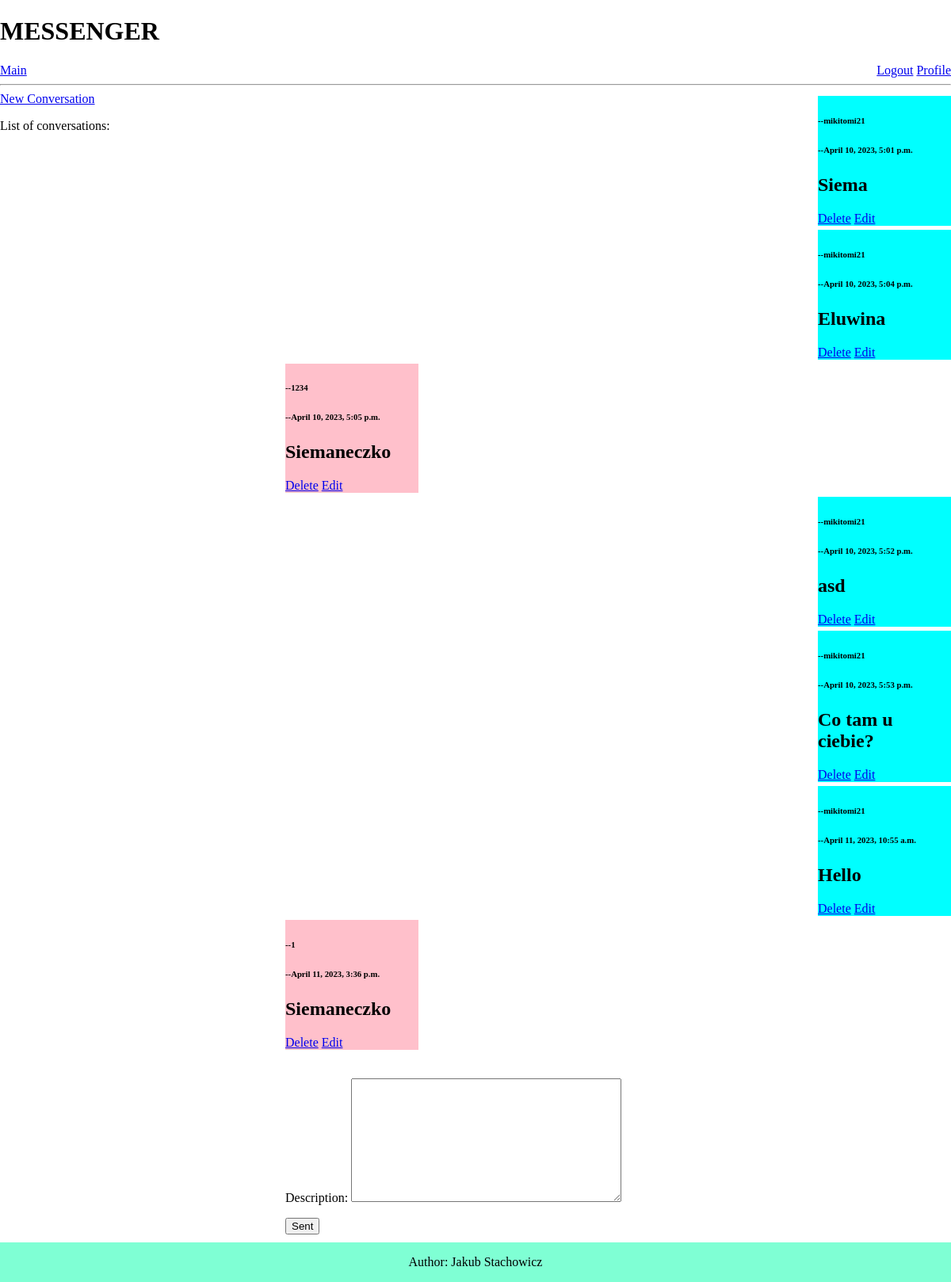
The page /chat/ (signed in) on the database as committed earlier.
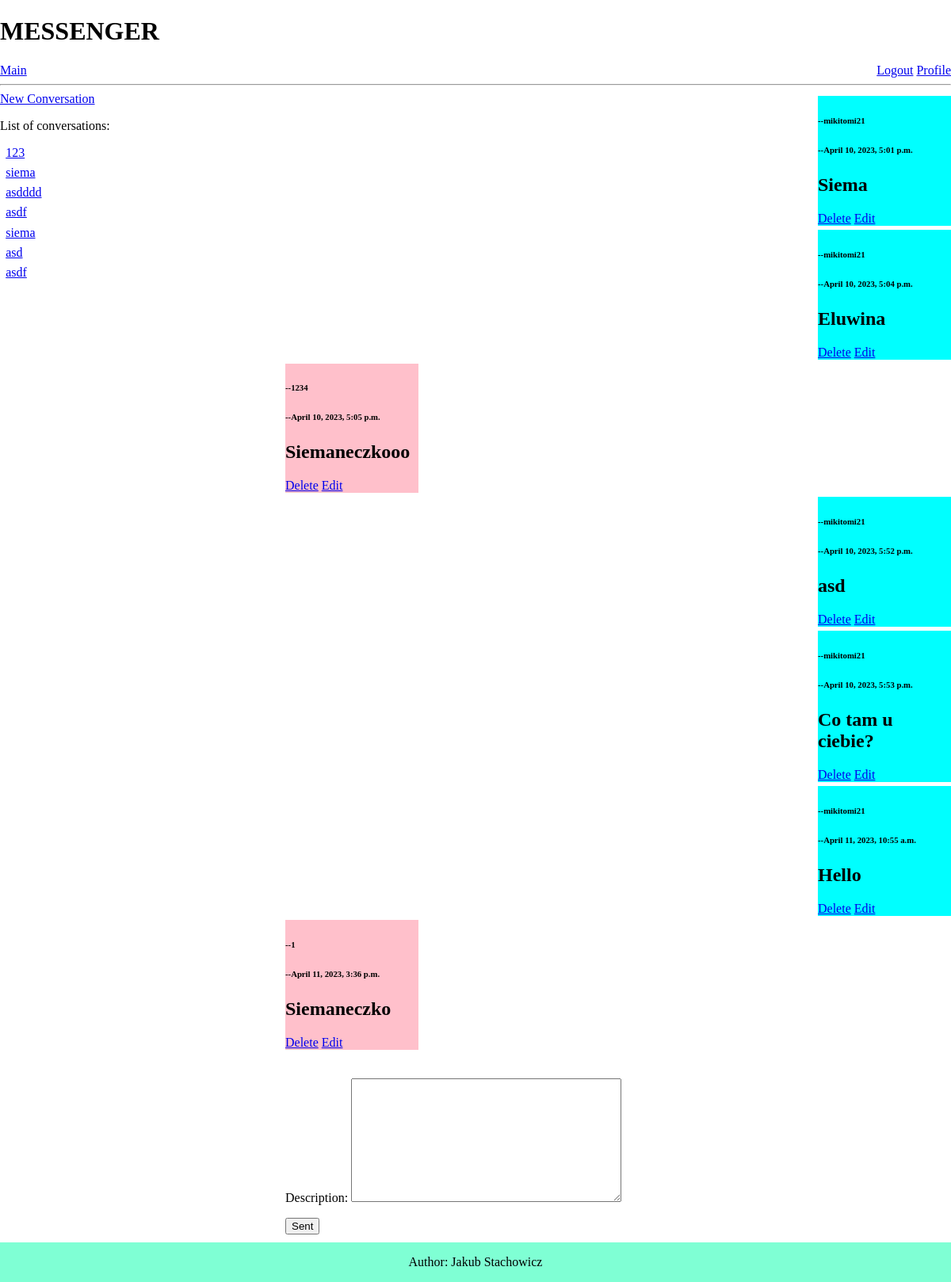
The same page on the database as committed later.
### chat/models.py (models this page shows, shortened)
class Message(models.Model):
    author = models.ForeignKey(User, on_delete=models.CASCADE, null=True)
    description = models.TextField(null=True, blank=True)
    room = models.ForeignKey(Room, on_delete=models.CASCADE, null=True)
    created = models.DateTimeField(auto_now_add=True)

class Room(models.Model):
    name = models.CharField(max_length=200,null=True)
    members = models.ManyToManyField(User)

### chat/views.py (the view, shortened to what this page needs)
# urls.py: path('', views.home, name='home'),
def home(request):
    messages = Message.objects.all()
    rooms = Room.objects.filter(members__username=request.user)
    User = get_user_model()
    users = User.objects.all()
    form = MessageForm()
    context = {'messages':messages,
               'users':users,
               'form':form,
               'rooms':rooms}
    return render(request, 'chat/home.html', context)

### chat/forms.py
class MessageForm(ModelForm):
    class Meta:
        model = Message
        fields = ['description']

### chat/templates/chat/home.html (shortened to what this page needs)
{% extends 'main.html' %}
{% block section %}
{% for message in messages%}
<div class="message_box">
    <div class="{% if message.author == request.user %}message_author{% else %}message{% endif %}">
        <h6>--{{message.author}}</h6>
        <h6>--{{message.created}}</h6>
        <h2>{{message.description}}</h2>
        <a href="{% url 'chat:delete' message.id %}">Delete</a>
        <a href="{% url 'chat:edit' message.id %}">Edit</a>
    </div>
</div>
{% endfor %}
<div class="messsage_sent">
    <form action="" method="POST">
        {{form.as_p}}
        <input type="submit" value="Sent">
    </form>
</div>
{% endblock %}
{% block nav %}
<a href="{% url 'chat:new_room' user.username %}">New Conversation</a>
<div class="rooms_list">
    <p>List of conversations:</p>
    {% for room in rooms%}
    <div class="room_name">
        <a href="{% url 'profile:profile' user.username %}">{{room.name}}</a>
    </div>
    {% endfor %}
</div>
{% endblock %}

Rows that differ between the two databases and show on the page:
added Room: name "123"
added Room: name "siema"
added Room: name "asdddd"
added Room: name "asdf"
added Room: name "siema"
added Room: name "asd"
added Room: name "asdf"
changed Message: description "Siemaneczko" → "Siemaneczkooo"
